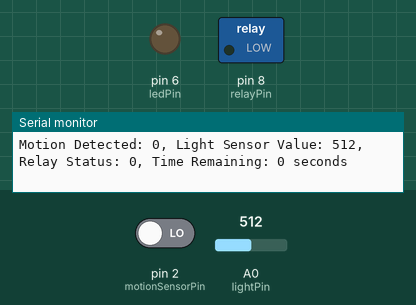
Simulated run of this sketch. Board: Arduino Uno, built with avr-gcc and run on an emulated ATmega328P. Shown: switched loads named in the sketch (green lamp = pin HIGH), output pins drawn as LEDs (lit = HIGH), the last lines printed to the serial monitor. Inputs (shaded band) come from the test bench; at power-on: A0 (lightPin) = 512, pin 2 (motionSensorPin) LOW.

Above: at 1.2 s.
1.3 s: A0 (lightPin) set to 311
4.3 s: A0 (lightPin) set to 293
At 4.8 s:
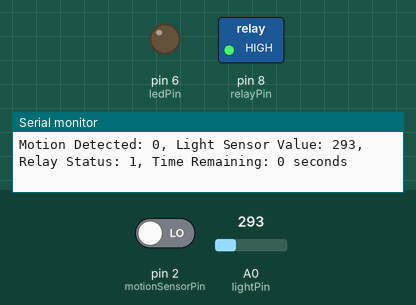
6.5 s: pin 2 (motionSensorPin) driven HIGH
At 7.6 s:
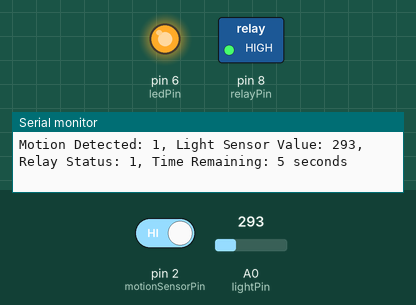
8.0 s: A0 (lightPin) set to 306
At 9.1 s:
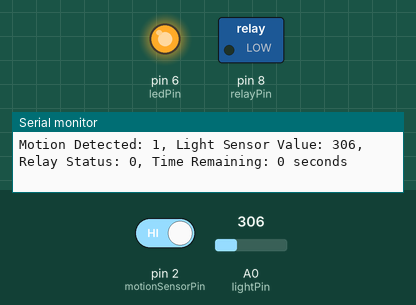
9.5 s: A0 (lightPin) set to 290
At 10.7 s:
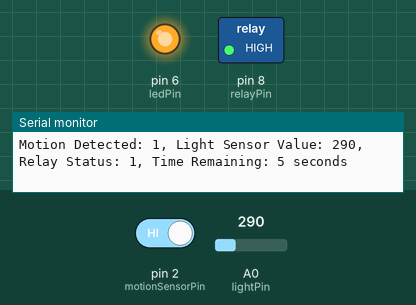
12.5 s: A0 (lightPin) set to 310
At 12.8 s:
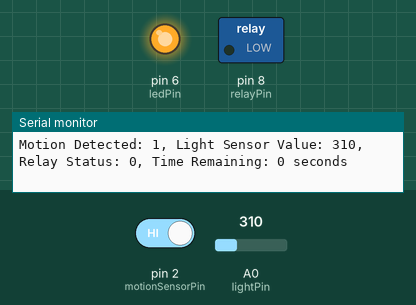
Timing chart, 0 to 15.0 s (numbered marks = the images above; inputs shaded):
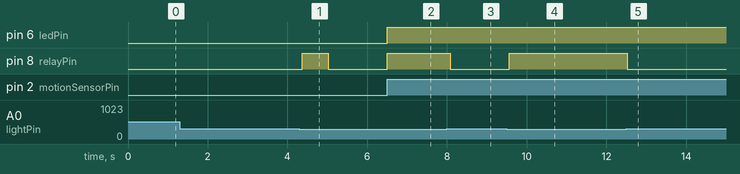

The sketch:

bendy_power_station_object_oriented.ino
```cpp
//////////PERANS SYSTEMS - BENDY POWER STATION/////////////
//working object-oriented programming version
//version-orientee objet fonctionnelle
//V3
////PROJECT TO BRING LIGHT AND USB CHARGING IN A CAMPING///
////SHED. MOTION SENSOR, LIGHT SENSOR, 12V RELAY & LIGHT///
////POWERED BY A BATTERY CHARGED BY A SOLAR PANNEL.     ///
/////////////////////////PERAN.DEV/////////////////////////
///////////////////////////////////////////////////////////
/////////////////////////////////////////HARDWARE ROUTING//
class MotionSensor {
public:
  MotionSensor(int pin) : pin(pin) {
    pinMode(pin, INPUT);
  }

  bool isMotionDetected() {
    return digitalRead(pin) == HIGH;
  }

private:
  int pin;
};

class Relay {
public:
  Relay(int pin, int lightPin, int lightThreshold)
    : pin(pin), lightPin(lightPin), lightThreshold(lightThreshold) {
    pinMode(pin, OUTPUT);
    pinMode(lightPin, INPUT);
  }

  void update(unsigned long currentMillis, unsigned long lastMillis, unsigned long onTime) {
    int lightSensorValue = analogRead(lightPin);
    if (currentMillis - lastMillis < onTime && lightSensorValue < lightThreshold) {
      digitalWrite(pin, HIGH);
    } else {
      digitalWrite(pin, LOW);
    }
  }

private:
  int pin;
  int lightPin;
  int lightThreshold;
};

class LED {
public:
  LED(int pin) : pin(pin) {
    pinMode(pin, OUTPUT);
  }

  void on() {
    digitalWrite(pin, HIGH);
  }

  void off() {
    digitalWrite(pin, LOW);
  }

private:
  int pin;
};

const int motionSensorPin = 2;
const int relayPin = 8;
const int ledPin = 6;
const int lightPin = A0;
const int lightThreshold = 300;

const unsigned long onTime = 5000; // 50 seconds

MotionSensor motionSensor(motionSensorPin);
Relay relay(relayPin, lightPin, lightThreshold);
LED led(ledPin);

unsigned long lastMillis = 0;

void setup() {
  Serial.begin(9600);
}

void loop() {
  unsigned long currentMillis = millis();

  if (motionSensor.isMotionDetected()) {
    led.on();
    lastMillis = currentMillis; // Reset the timer
  } else {
    led.off();
  }

  relay.update(currentMillis, lastMillis, onTime);

  // Calculate the remaining time in seconds
  unsigned long timeRemaining = 0;
  if (digitalRead(relayPin) == HIGH) {
    timeRemaining = (onTime - (currentMillis - lastMillis)) / 1000;
  }

  // Refresh Serial Monitor continuously
  Serial.print("Motion Detected: ");
  Serial.print(motionSensor.isMotionDetected());
  Serial.print(", Light Sensor Value: ");
  Serial.print(analogRead(lightPin));
  Serial.print(", Relay Status: ");
  Serial.print(digitalRead(relayPin));
  Serial.print(", Time Remaining: ");
  Serial.print(timeRemaining);
  Serial.println(" seconds");
}
```

Measured:
- the behaviour switches between 300 and 299 on A0 (lightPin) (found by bisection; images 0 and 1)
- after the input at 4.3 s, pin 8 (relayPin): LOW → HIGH after 0.08 s, → LOW 0.65 s later
- after the input at 6.5 s, pin 6 (ledPin), pin 8 (relayPin): LOW → HIGH at once
- after the input at 8.0 s, pin 8 (relayPin): HIGH → LOW after 0.08 s
- after the input at 9.5 s, pin 8 (relayPin): LOW → HIGH after 0.06 s
- after the input at 12.5 s, pin 8 (relayPin): HIGH → LOW at once
